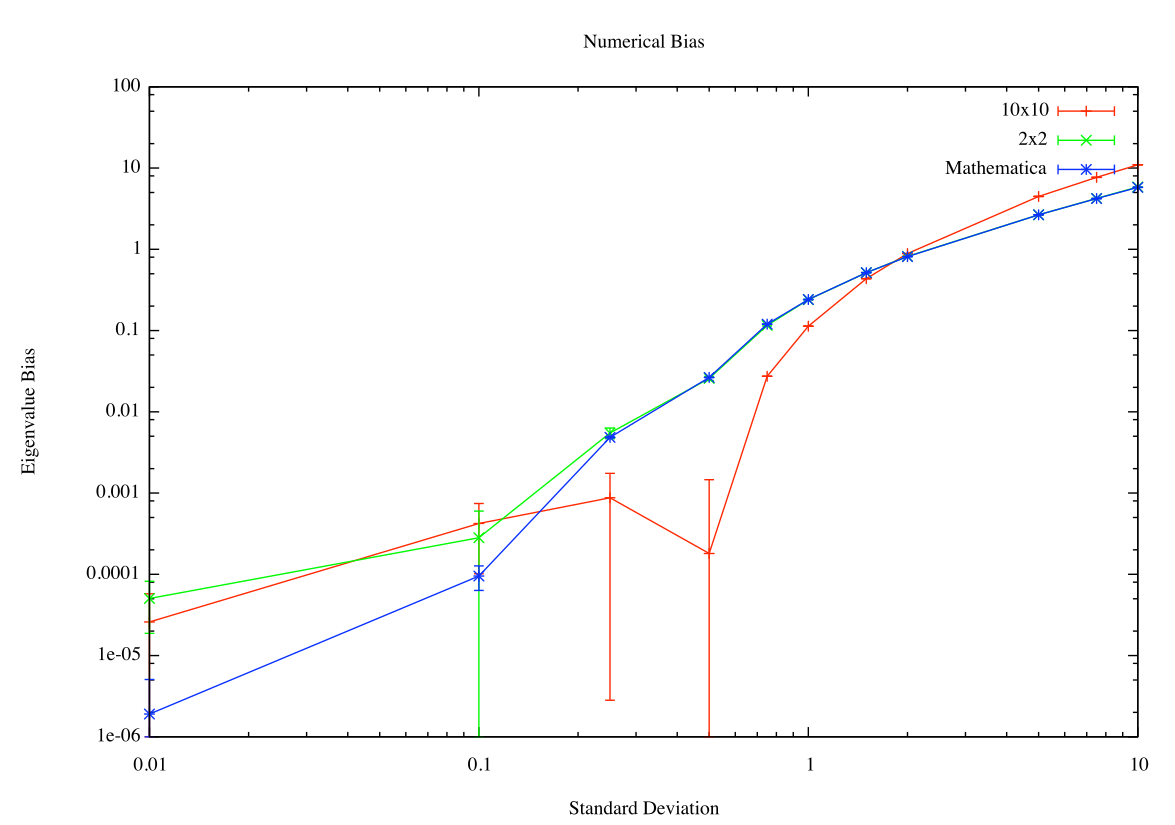

Recreate this plot in gnuplot.
#!/usr/local/bin/gnuplot -persist
#
#    
#    	G N U P L O T
#    	Version 4.2 patchlevel 0
#    	last modified March 2007
#    	System: Darwin 8.10.1
#    
#    	Copyright (C) 1986 - 1993, 1998, 2004, 2007
#    	Thomas Williams, Colin Kelley and many others
#    
#    	Type `help` to access the on-line reference manual.
#    	The gnuplot FAQ is available from
#    		http://www.gnuplot.info/faq/
#    
#    	Send comments and help requests to  <gnuplot-info@lists.sourceforge.net>
#    	Send bug reports and suggestions to <gnuplot-bugs@lists.sourceforge.net>
#    
# set terminal aqua 0 title "Figure 0" size 846 594 font "Times-Roman,14" enhanced solid
# set output
unset clip points
set clip one
unset clip two
set bar 1.000000
set border 31 front linetype -1 linewidth 1.000
set xdata
set ydata
set zdata
set x2data
set y2data
set timefmt x "%d/%m/%y,%H:%M"
set timefmt y "%d/%m/%y,%H:%M"
set timefmt z "%d/%m/%y,%H:%M"
set timefmt x2 "%d/%m/%y,%H:%M"
set timefmt y2 "%d/%m/%y,%H:%M"
set timefmt cb "%d/%m/%y,%H:%M"
set boxwidth
set style fill  empty border
set style rectangle back fc lt -3 fillstyle  solid 1.00 border -1
set dummy x,y
set format x "% g"
set format y "% g"
set format x2 "% g"
set format y2 "% g"
set format z "% g"
set format cb "% g"
set angles radians
unset grid
set key title ""
set key inside right top vertical Right noreverse enhanced autotitles nobox
set key noinvert samplen 4 spacing 1 width 0 height 0 
unset label
unset arrow
set style increment default
unset style line
unset style arrow
set style histogram clustered gap 2 title  offset character 0, 0, 0
unset logscale
set logscale x 10
set logscale y 10
set offsets 0, 0, 0, 0
set pointsize 1
set encoding default
unset polar
unset parametric
unset decimalsign
set view 60, 30, 1, 1
set samples 100, 100
set isosamples 10, 10
set surface
unset contour
set clabel '%8.3g'
set mapping cartesian
set datafile separator whitespace
unset hidden3d
set cntrparam order 4
set cntrparam linear
set cntrparam levels auto 5
set cntrparam points 5
set size ratio 0 1,1
set origin 0,0
set style data points
set style function lines
set xzeroaxis linetype -2 linewidth 1.000
set yzeroaxis linetype -2 linewidth 1.000
set zzeroaxis linetype -2 linewidth 1.000
set x2zeroaxis linetype -2 linewidth 1.000
set y2zeroaxis linetype -2 linewidth 1.000
set ticslevel 0.5
set mxtics default
set mytics default
set mztics default
set mx2tics default
set my2tics default
set mcbtics default
set xtics border in scale 1,0.5 mirror norotate  offset character 0, 0, 0 autofreq 
set ytics border in scale 1,0.5 mirror norotate  offset character 0, 0, 0 autofreq 
set ztics border in scale 1,0.5 nomirror norotate  offset character 0, 0, 0 autofreq 
set nox2tics
set noy2tics
set cbtics border in scale 1,0.5 mirror norotate  offset character 0, 0, 0 autofreq 
set title "Numerical Bias" 
set title  offset character 0, 0, 0 font "" norotate
set timestamp bottom 
set timestamp "" 
set timestamp  offset character 0, 0, 0 font "" norotate
set rrange [ * : * ] noreverse nowriteback  # (currently [0.00000:10.0000] )
set trange [ * : * ] noreverse nowriteback  # (currently [-5.00000:5.00000] )
set urange [ * : * ] noreverse nowriteback  # (currently [-5.00000:5.00000] )
set vrange [ * : * ] noreverse nowriteback  # (currently [-5.00000:5.00000] )
set xlabel "Standard Deviation" 
set xlabel  offset character 0, 0, 0 font "" textcolor lt -1 norotate
set x2label "" 
set x2label  offset character 0, 0, 0 font "" textcolor lt -1 norotate
set xrange [ * : * ] noreverse nowriteback  # (currently [-10.0000:10.0000] )
set x2range [ * : * ] noreverse nowriteback  # (currently [-10.0000:10.0000] )
set ylabel "Eigenvalue Bias" 
set ylabel  offset character 0, 0, 0 font "" textcolor lt -1 rotate by 90
set y2label "" 
set y2label  offset character 0, 0, 0 font "" textcolor lt -1 rotate by 90
set yrange [ * : * ] noreverse nowriteback  # (currently [-10.0000:10.0000] )
set y2range [ * : * ] noreverse nowriteback  # (currently [-10.0000:10.0000] )
set zlabel "" 
set zlabel  offset character 0, 0, 0 font "" textcolor lt -1 norotate
set zrange [ * : * ] noreverse nowriteback  # (currently [-10.0000:10.0000] )
set cblabel "" 
set cblabel  offset character 0, 0, 0 font "" textcolor lt -1 norotate
set cbrange [ * : * ] noreverse nowriteback  # (currently [-10.0000:10.0000] )
set zero 1e-08
set lmargin -1
set bmargin -1
set rmargin -1
set tmargin -1
set locale "C"
set pm3d explicit at s
set pm3d scansautomatic
set pm3d interpolate 1,1 flush begin noftriangles nohidden3d corners2color mean
set palette positive nops_allcF maxcolors 0 gamma 1.5 color model RGB 
set palette rgbformulae 7, 5, 15
set colorbox default
set colorbox vertical origin screen 0.9, 0.2, 0 size screen 0.05, 0.6, 0 bdefault
set loadpath 
set fontpath 
set fit noerrorvariables
GNUTERM = "aqua"
plot "NumBias10x10.dat" using 7:8:9 with errorlines title "10x10", "NumBias2x2.dat" using 1:2:3 with errorlines title "2x2", "NoisyBias2.dat" using 7:8:9 with errorlines title "Mathematica"
#    EOF
